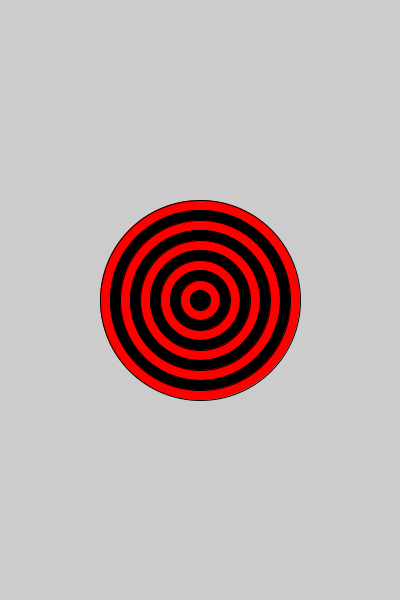
Frame 1 (no input)
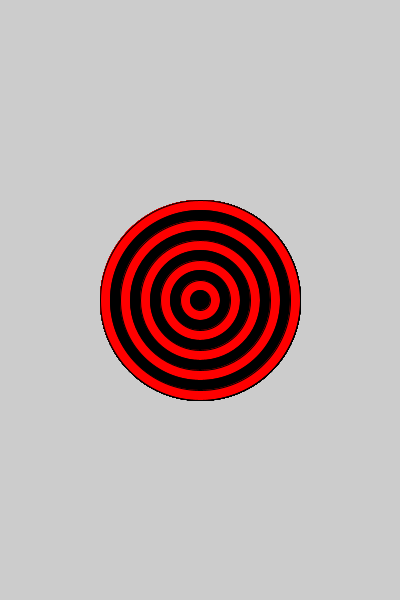
Frame 60 (the mouse pressed at the canvas centre just before this capture)
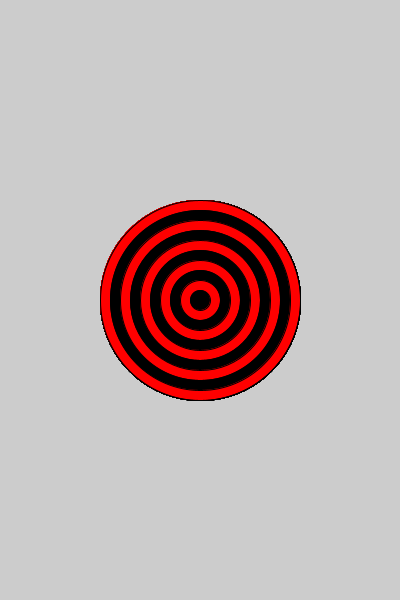
Frame 120 (the mouse held since frame 60 and released just before this capture)

The Processing sketch that drew these frames (run headless with seeded random() and noise(); from frame 60 on, the mouse is pressed at the canvas centre):

// Processing sketch: bullseye
// ── bullseye.pde
void setup(){
       size(400,600);

    }
    
void draw(){

for (int i = 0 ; i < 10; i++){
  if (i % 2 == 0){
    fill(255,0,0);
  }
  else {
    fill(0,0,0);
  }
  ellipse(200, 300, 200-i*20, 200-i*20);
   
}
}
